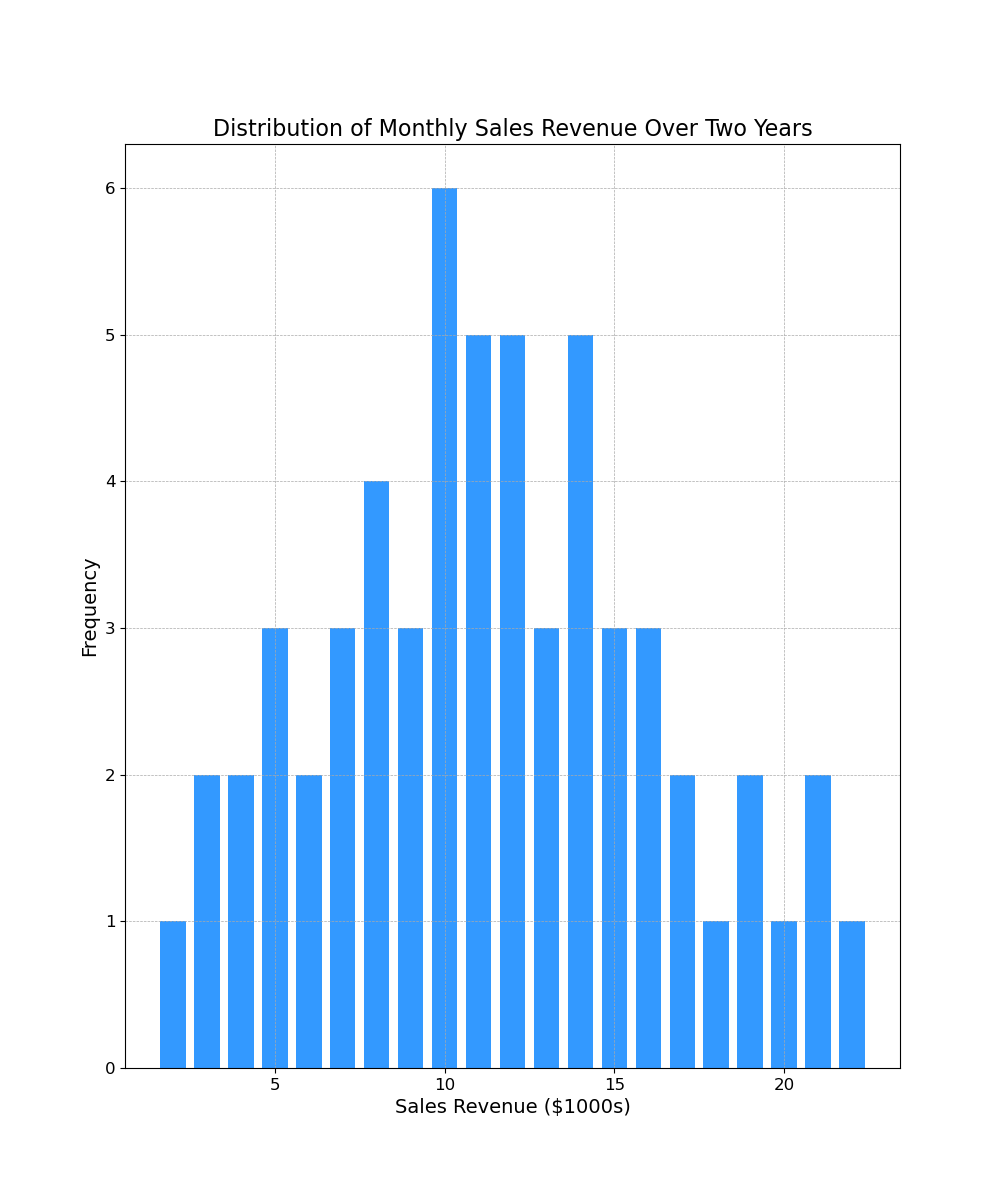

Python code for this plot:

import matplotlib.pyplot as plt
import numpy as np

# Data points
sales_revenue = np.array([
    5, 6, 8, 7, 12, 11, 10, 15, 14, 13,
    12, 11, 10, 14, 16, 17, 18, 19, 20, 21,
    22, 23, 21, 19, 17, 16, 15, 14, 13, 12,
    11, 10, 9, 8, 7, 6, 5, 4, 3, 2,
    3, 4, 5, 7, 8, 9, 10, 12, 11, 10,
    14, 16, 15, 14, 13, 12, 11, 10, 9, 8
])

# Parameters for the histogram
bin_height = 1
bins = np.arange(min(sales_revenue) - bin_height/2, max(sales_revenue) + bin_height/2, bin_height)

fig, ax = plt.subplots(figsize=(10, 12))  # Change width and height of the chart
ax.hist(sales_revenue, bins=bins, orientation='vertical', color='#3399FF', rwidth=0.75)  # Horizontal chart, modify color and width

# Add titles and labels
plt.title('Distribution of Monthly Sales Revenue Over Two Years', fontsize=16)
plt.xlabel('Sales Revenue ($1000s)', fontsize=14)
plt.ylabel('Frequency', fontsize=14)

# Customize the grid
plt.grid(True, linestyle='--', linewidth=0.5, color='#aaaaaa')

# Customize the ticks
plt.xticks(fontsize=12)
plt.yticks(fontsize=12)

# Show the plot
plt.show()
